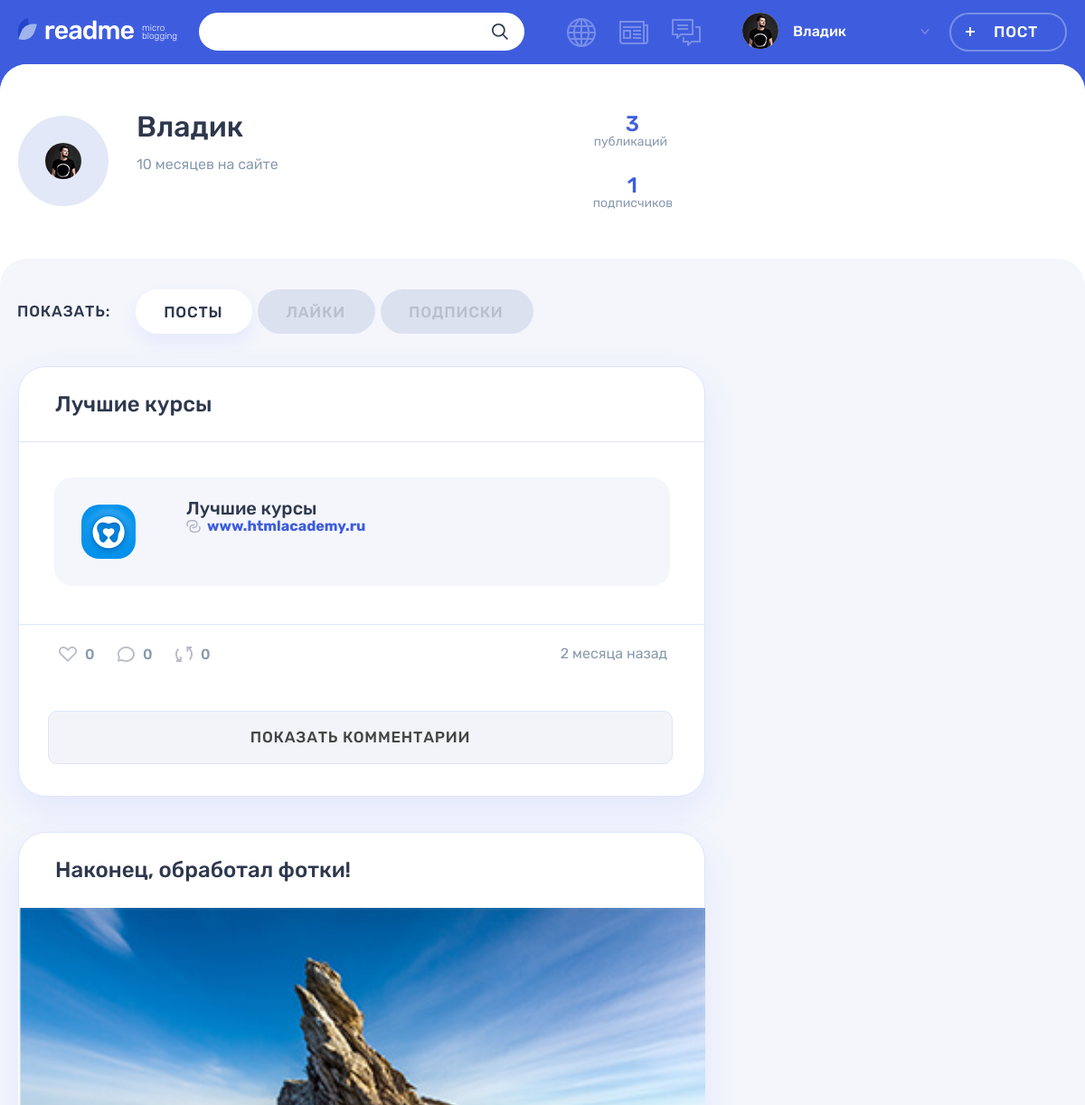
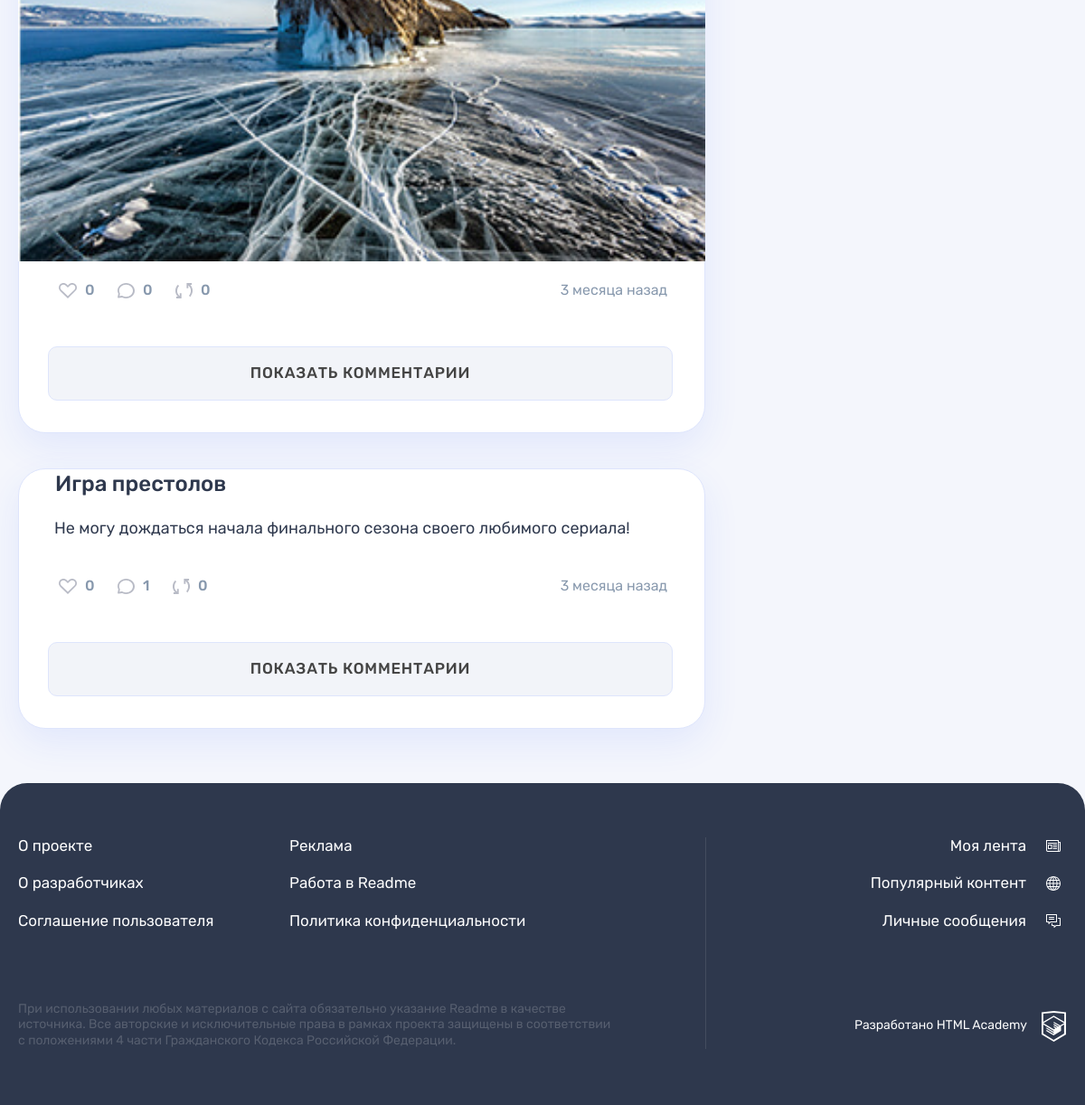
Screenshot of /profile.php/?user_id=2&content=posts (signed in) with the database file from the repository (2 pictures, top to bottom).
### tables this page shows
CREATE TABLE users (
    user_id INT AUTO_INCREMENT PRIMARY KEY,
    reg_date DATETIME,
    email CHAR(128),
    user_name CHAR(64),
    password CHAR(64),
    avatar_path CHAR(128),
    contacts CHAR(128)
);

CREATE TABLE posts (
    post_id INT AUTO_INCREMENT PRIMARY KEY,
    pub_date DATETIME,
    title CHAR(64),
    text TEXT,
    user_id INT,
    quote_author CHAR(64),
    img CHAR(128),
    video CHAR(128),
    link CHAR(128),
    view_count INT,
    content_type_id INT,
    repost_id INT DEFAULT NULL,
    FOREIGN KEY (user_id) REFERENCES users(user_id),
    FOREIGN KEY (content_type_id) REFERENCES content_type(content_type_id),
    FOREIGN KEY (repost_id) REFERENCES posts(post_id),
    FULLTEXT INDEX post_ft_search(title, text)

);

### templates/profile_template.php (the view, shortened to what the rows shown need)
<main class="page__main page__main--profile">
    <div class="profile profile--default">
        <div class="profile__user-wrapper">
            <div class="profile__user user container">
                <div class="profile__user-info user__info">
                    <div class="profile__avatar user__avatar">
                        <img class="profile__picture user__picture" src="<?= $user['avatar_path']; ?>"
                             alt="Аватар пользователя">
                    </div>
                    <div class="profile__name-wrapper user__name-wrapper">
                        <span class="profile__name user__name"><?= htmlspecialchars($user['user_name']); ?></span>
                        <time class="profile__user-time user__time"
                              datetime="<?= $user['reg_date'] ?>"><?= rel_time($user['reg_date']) ?> на сайте
                        </time>
                    </div>
                </div>
            </div>
        </div>
        <div class="profile__tabs-wrapper tabs">
            <div class="container">
                <div class="profile__tab-content">
                    <section class="profile__posts tabs__content <? if ($_GET['content'] == 'posts') {
                        echo 'tabs__content--active';
                    } ?>">
                        <?php foreach ($posts as $post): ?>
                            <article class="profile__post post post-<?= $post['icon_class']; ?>">
                                <header class="post__header">
                                    <?php if ($post['repost_id'] != NULL) : ?>
                                        <div class="post__author">
                                            <a class="post__author-link"
                                               href="/profile.php/?user_id=<?= $post['author_id'] ?>" title="Автор">
                                                <div class="post__avatar-wrapper post__avatar-wrapper--repost">
                                                    <img class="post__author-avatar" src="<?= $post['author_avatar'] ?>"
                                                         alt="Аватар пользователя">
                                                </div>
                                                <div class="post__info">
                                                    <b class="post__author-name">Репост: <?= htmlspecialchars($post['author_name']) ?></b>
                                                    <time class="post__time"
                                                          datetime="<?= $post['pub_date'] ?>"><?= rel_time($post['pub_date']) ?>
                                                        назад
                                                    </time>
                                                </div>
                                            </a>
                                        </div>
                                    <? else : ?>
                                        <h2>
                                            <a href="/post.php/?post_id=<?= $post['post_id']; ?>">
                                                <?= htmlspecialchars($post['title']); ?>
                                            </a>
                                        </h2>
                                    <? endif; ?>
                                </header>
                                <div class="post__main">
                                    <?php if ($post['content_type_id'] == 1): ?>
                                        <p>
                                            <?= (cut_text(htmlspecialchars($post['text']), 300, $post['post_id'])); ?>
                                        </p>
                                    <?php elseif ($post['content_type_id'] == 3): ?>
                                        <div class="post-photo__image-wrapper">
                                            <img src="<?= ($post['img']); ?>" alt="Фото от пользователя" width="760"
                                                 height="396">
                                        </div>
                                    <?php elseif ($post['content_type_id'] == 4): ?>
                                        <iframe width="760px" height="400px" src="<?= $post['video'] ?>"
                                                frameborder="0"></iframe>
                                    <?php elseif ($post['content_type_id'] == 5): ?>
                                        <div class="post-link__wrapper">
                                            <a class="post-link__external" href="<?= $post['link']; ?>"
                                               title="Перейти по ссылке">
                                                <div class="post-link__info-wrapper">
                                                    <div class="post-link__icon-wrapper">
                                                        <img src="../img/logo-vita.jpg" alt="Иконка">
                                                    </div>
                                                    <div class="post-link__info">
                                                        <h3><?= htmlspecialchars($post['title']); ?></h3>
                                                    </div>
                                                </div>
                                                <span><?= htmlspecialchars($post['link']); ?></span>
                                            </a>
                                        </div>
                                    <?php endif; ?>
                                </div>
                                <footer class="post__footer">
                                    <div class="post__indicators">
                                        <div class="post__buttons">
                                            <a class="post__indicator post__indicator--likes button"
                                               href="/like.php/?post_id=<?= $post['post_id'] ?>" title="Лайк">
                                                <?php if (is_like($con, $post['post_id'])) : ?>
                                                    <svg class="post__indicator-icon post__indicator-icon--like-active"
                                                         width="20" height="17">
                                                        <use xlink:href="#icon-heart-active"></use>
                                                    </svg>
                                                <?php else : ?>
                                                    <svg class="post__indicator-icon" width="20" height="17">
                                                        <use xlink:href="#icon-heart"></use>
                                                    </svg>
                                                <? endif; ?>
                                                <span><?= get_post_likes_count($con, $post['post_id']); ?></span>
                                            </a>
                                            <a class="post__indicator post__indicator--comments button" href="#"
                                               title="Комментарии">
                                                <svg class="post__indicator-icon" width="19" height="17">
                                                    <use xlink:href="#icon-comment"></use>
                                                </svg>
                                                <span><?= get_comments_count($con, $post['post_id']) ?></span>
                                            </a>
                                            <a class="post__indicator post__indicator--repost button"
                                               href="/repost.php/?post_id=<?= $post['post_id'] ?>" title="Репост">
                                                <svg class="post__indicator-icon" width="19" height="17">
                                                    <use xlink:href="#icon-repost"></use>
                                                </svg>
                                                <span><?= get_repost_count($con, $post['post_id']) ?></span>
                                            </a>
                                        </div>
                                        <time class="post__time"
                                              datetime="<?= $post['pub_date']; ?>"><?= rel_time($post['pub_date']); ?>
                                            назад
                                        </time>
                                    </div>
                                </footer>
                                <?php if (isset($_GET['comments_post_id']) && $_GET['comments_post_id'] == $post['post_id']) : ?>
                                <div class="comments">
                                    <div class="comments__list-wrapper">
                                        <ul class="comments__list">
                                            <? foreach (get_comments($con, $post['post_id']) as $comment): ?>
                                                <li class="comments__item user">
                                                    <div class="comments__avatar">
                                                        <a class="user__avatar-link"
                                                           href="/profile.php/?user_id=<?= $comment['user_id'] ?>">
                                                            <img class="comments__picture"
                                                                 src="<?= $comment['avatar_path'] ?>"
                                                                 alt="Аватар пользователя">
                                                        </a>
                                                    </div>
                                                    <div class="comments__info">
                                                        <div class="comments__name-wrapper">
                                                            <a class="comments__user-name"
                                                               href="/profile.php/?user_id=<?= $comment['user_id'] ?>">
                                                                <span><?= htmlspecialchars($comment['user_name']) ?></span>
                                                            </a>
                                                            <time class="comments__time"
                                                                  datetime="<?= $comment['pub_date'] ?>">
                                                                <?= rel_time($comment['pub_date']) ?> назад
                                                            </time>
                                                        </div>
                                                        <p class="comments__text">
                                                            <?= htmlspecialchars(trim($comment['content'])) ?>
                                                        </p>
                                                    </div>
                                                </li>
                                            <? endforeach; ?>
                                        </ul>
                                        <?php if (!isset($_GET['show_all']) && (get_comments_count($con, $post['post_id']) > 3)) : ?>
                                            <a class="comments__more-link"
                                               href="<?= get_show_comments_link($post['post_id']) ?>&show_all">
                                                <span>Показать все комментарии</span>
                                                <sup class="comments__amount"><?= get_comments_count($con, $post['post_id']) ?></sup>
                                            </a>
                                        <? endif; ?>
                                        <?php if ((isset($_GET['comments'])) && isset($_GET['comments'])) : ?>
                                            <a class="comments__more-link"
                                               href="<?= get_show_comments_link($post['post_id']) ?>">
                                                <span>Оставить 3 последних комментария</span>
                                            </a>
                                        <?php endif; ?>
                                    </div>
                                    <form class="comments__form form"
                                          action="/profile.php/?user_id=<?= $post['user_id'] ?>&content=posts&comments_post_id=<?= $post['post_id'] ?>"
                                          method="post">
                                        <div class="comments__my-avatar">
                                            <img class="comments__picture" src="<?= $_SESSION['user']['avatar_path'] ?>"
                                                 alt="Аватар пользователя">
                                        </div>
                                        <textarea
                                                class="comments__textarea form__textarea <? if (isset($errors['message-text'])) {
                                                    echo 'message-text-error';
                                                } ?>"
                                                placeholder="<?php if (isset($errors['message-text'])) {
                                                    echo $errors['message-text'];
                                                } else {
                                                    echo 'Введите ваше сообщение';
                                                } ?>" name="message-text"></textarea>
                                        <label class="visually-hidden">Ваш комментарий</label>
                                        <button class="comments__submit button button--green" type="submit">Отправить
                                        </button>
                                    </form>
                                    <?php else : ?>
                                        <div class="comments">
                                            <a class="comments__button button"
                                               href="<?= get_show_comments_link($post['post_id']) ?>">Показать
                                                комментарии</a>
                                        </div>
                                    <? endif; ?>
                            </article>
                        <?php endforeach; ?>
                    </section>
                </div>
            </div>
        </div>
    </div>
</main>

### rows the page displays
users: avatar_path (picture), user_name "Владик", reg_date "10 месяцев"
posts: title "Лучшие курсы", link "www.htmlacademy.ru", post_id "0", pub_date "2 месяца"
posts: title "Наконец, обработал фотки!", img (picture), post_id "0", pub_date "3 месяца"
posts: title "Игра престолов", text "Не могу дождаться начала финального сезона своего любимого сериала!", post_id "0", post_id "1", pub_date "3 месяца"

### other values shown
$_SESSION['user']['user_name'] "Владик"
get_user_posts_count($con, $user['user_id']) "3"
get_user_followers($con, $user['user_id']) "1"
